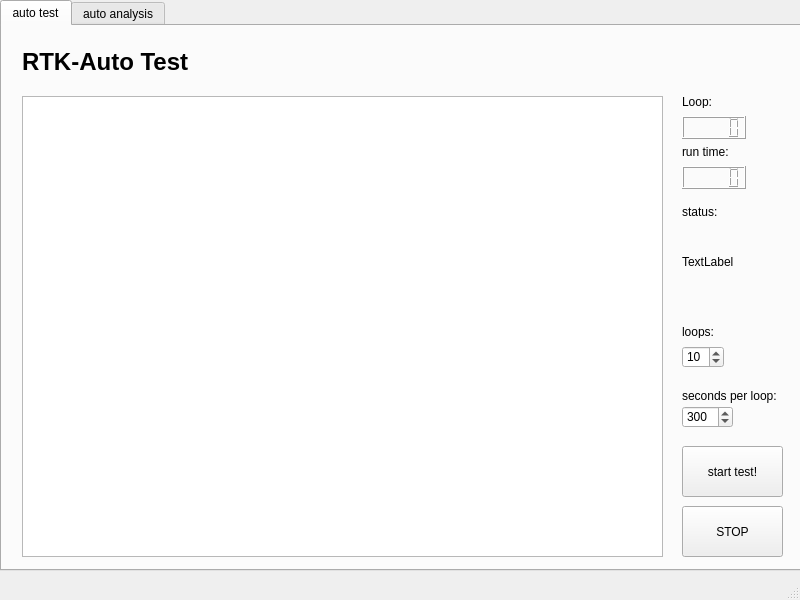
<?xml version="1.0" encoding="UTF-8"?>
<ui version="4.0">
 <class>MainWindow</class>
 <widget class="QMainWindow" name="MainWindow">
  <property name="geometry">
   <rect>
    <x>0</x>
    <y>0</y>
    <width>800</width>
    <height>600</height>
   </rect>
  </property>
  <property name="windowTitle">
   <string>MainWindow</string>
  </property>
  <widget class="QWidget" name="centralwidget">
   <widget class="QTabWidget" name="tabWidget">
    <property name="geometry">
     <rect>
      <x>0</x>
      <y>0</y>
      <width>801</width>
      <height>571</height>
     </rect>
    </property>
    <property name="currentIndex">
     <number>0</number>
    </property>
    <widget class="QWidget" name="tab">
     <attribute name="title">
      <string>auto test</string>
     </attribute>
     <widget class="QLabel" name="label_2">
      <property name="geometry">
       <rect>
        <x>680</x>
        <y>360</y>
        <width>101</width>
        <height>20</height>
       </rect>
      </property>
      <property name="text">
       <string>seconds per loop:</string>
      </property>
     </widget>
     <widget class="QSpinBox" name="timePerLoop">
      <property name="geometry">
       <rect>
        <x>680</x>
        <y>380</y>
        <width>51</width>
        <height>22</height>
       </rect>
      </property>
      <property name="maximum">
       <number>1000</number>
      </property>
      <property name="singleStep">
       <number>0</number>
      </property>
      <property name="value">
       <number>300</number>
      </property>
     </widget>
     <widget class="QSpinBox" name="loopNum">
      <property name="geometry">
       <rect>
        <x>680</x>
        <y>320</y>
        <width>42</width>
        <height>22</height>
       </rect>
      </property>
      <property name="value">
       <number>10</number>
      </property>
     </widget>
     <widget class="QLabel" name="label">
      <property name="geometry">
       <rect>
        <x>680</x>
        <y>300</y>
        <width>54</width>
        <height>12</height>
       </rect>
      </property>
      <property name="text">
       <string>loops:</string>
      </property>
     </widget>
     <widget class="QPushButton" name="stopBtn">
      <property name="geometry">
       <rect>
        <x>680</x>
        <y>480</y>
        <width>101</width>
        <height>51</height>
       </rect>
      </property>
      <property name="text">
       <string>STOP</string>
      </property>
     </widget>
     <widget class="QPushButton" name="startTestBtn">
      <property name="geometry">
       <rect>
        <x>680</x>
        <y>420</y>
        <width>101</width>
        <height>51</height>
       </rect>
      </property>
      <property name="text">
       <string>start test!</string>
      </property>
     </widget>
     <widget class="QLabel" name="label_4">
      <property name="geometry">
       <rect>
        <x>20</x>
        <y>10</y>
        <width>211</width>
        <height>51</height>
       </rect>
      </property>
      <property name="font">
       <font>
        <family>MS Sans Serif</family>
        <pointsize>18</pointsize>
        <weight>75</weight>
        <bold>true</bold>
       </font>
      </property>
      <property name="text">
       <string>RTK-Auto Test</string>
      </property>
     </widget>
     <widget class="QTextBrowser" name="textBrowser">
      <property name="geometry">
       <rect>
        <x>20</x>
        <y>70</y>
        <width>641</width>
        <height>461</height>
       </rect>
      </property>
     </widget>
     <widget class="QLabel" name="label_3">
      <property name="geometry">
       <rect>
        <x>680</x>
        <y>70</y>
        <width>54</width>
        <height>12</height>
       </rect>
      </property>
      <property name="text">
       <string>Loop:</string>
      </property>
     </widget>
     <widget class="QLCDNumber" name="currentLoop">
      <property name="geometry">
       <rect>
        <x>680</x>
        <y>90</y>
        <width>64</width>
        <height>23</height>
       </rect>
      </property>
     </widget>
     <widget class="QLabel" name="label_5">
      <property name="geometry">
       <rect>
        <x>680</x>
        <y>120</y>
        <width>54</width>
        <height>12</height>
       </rect>
      </property>
      <property name="text">
       <string>run time:</string>
      </property>
     </widget>
     <widget class="QLCDNumber" name="currentRunTime">
      <property name="geometry">
       <rect>
        <x>680</x>
        <y>140</y>
        <width>64</width>
        <height>23</height>
       </rect>
      </property>
     </widget>
     <widget class="QLabel" name="label_6">
      <property name="geometry">
       <rect>
        <x>680</x>
        <y>180</y>
        <width>54</width>
        <height>12</height>
       </rect>
      </property>
      <property name="text">
       <string>status:</string>
      </property>
     </widget>
     <widget class="QLabel" name="label_status">
      <property name="geometry">
       <rect>
        <x>680</x>
        <y>230</y>
        <width>54</width>
        <height>12</height>
       </rect>
      </property>
      <property name="text">
       <string>TextLabel</string>
      </property>
     </widget>
    </widget>
    <widget class="QWidget" name="tab_2">
     <attribute name="title">
      <string>auto analysis</string>
     </attribute>
    </widget>
   </widget>
  </widget>
  <widget class="QMenuBar" name="menubar">
   <property name="geometry">
    <rect>
     <x>0</x>
     <y>0</y>
     <width>800</width>
     <height>23</height>
    </rect>
   </property>
  </widget>
  <widget class="QStatusBar" name="statusbar"/>
 </widget>
 <resources/>
 <connections/>
</ui>
